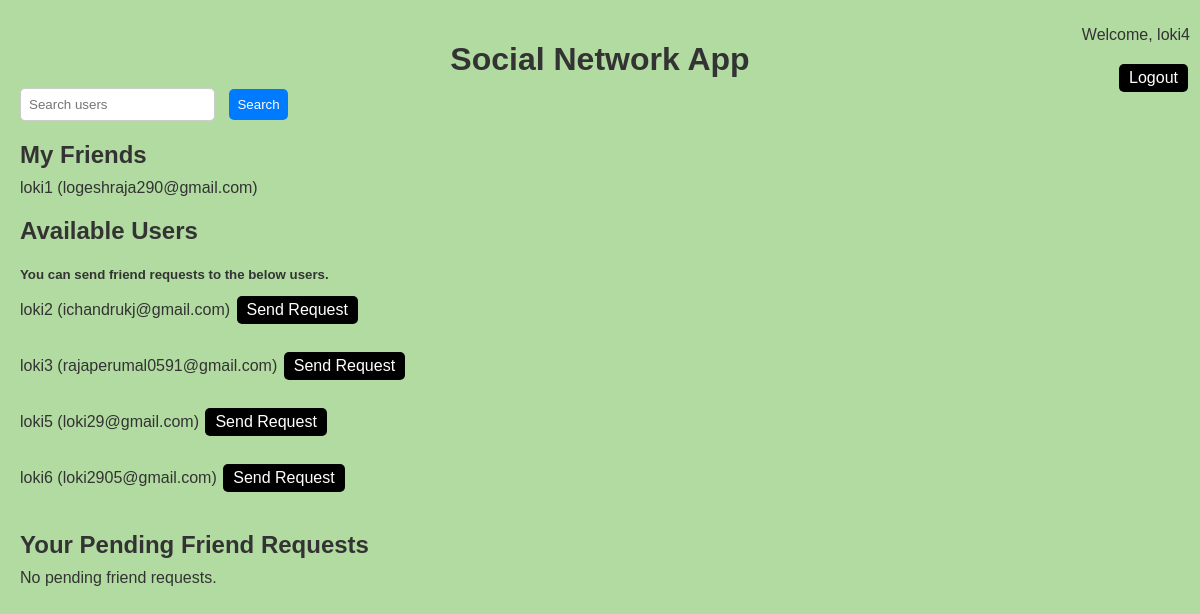
The page /api/friends/ (signed in) on the database its author committed.
### acc/models.py (models this page shows)
class User(AbstractUser):
    email = models.EmailField(unique=True)
    USERNAME_FIELD = 'email'
    REQUIRED_FIELDS = ['username']
    groups = models.ManyToManyField(
        Group,
        related_name='custom_user_set',
        blank=True,
        help_text='The groups this user belongs to. A user will get all permissions granted to each of their groups.',
        verbose_name='groups',
    )
    user_permissions = models.ManyToManyField(
        Permission,
        related_name='custom_user_set',
        blank=True,
        help_text='Specific permissions for this user.',
        verbose_name='user permissions',
    )

### acc/views.py (the view)
# urls.py: path('friends/', ListFriendsView.as_view(), name='list-friends'),
class ListFriendsView(APIView):
    permission_classes = [permissions.IsAuthenticated]
    def get(self, request, *args, **kwargs):
        user = request.user
        friends = User.objects.filter(
            Q(sent_requests__receiver=user, sent_requests__status='accepted') |
            Q(received_requests__sender=user, received_requests__status='accepted')
        ).distinct()
        search_query = request.GET.get('search', '')
        potential_friends = User.objects.exclude(
            Q(id=user.id) | Q(sent_requests__receiver=user, sent_requests__status='accepted') |
            Q(received_requests__sender=user, received_requests__status='accepted')
        )
        if search_query:
            potential_friends = potential_friends.filter(
                Q(username__icontains=search_query) | Q(email__icontains=search_query)
            )
        pending_requests = FriendRequest.objects.filter(receiver=user, status='pending')
        context = {
            'friends': friends,
            'potential_friends': potential_friends,
            'pending_requests': pending_requests,
            'search_query': search_query,
        }
        return TemplateResponse(request, 'list_friends.html', context)

### templates/list_friends.html (shortened to what this page needs)
<!DOCTYPE html>
<html>
<head>
</head>
<body>
    <div class="top-right">
        {% if user.is_authenticated %}
            <p>Welcome, {{ user.username }}
                <form method="post" action="{% url 'logout' %}">
                    <button class="button" type="submit">Logout</button>
                </form>
            </p>
        {% else %}
            <p><a class="button" href="{% url 'login' %}">Login</a></p>
        {% endif %}
    </div>
    <center><h1>Social Network App</h1></center>
    <form method="get" action="{% url 'list-friends' %}">
        <input type="text" name="search" placeholder="Search users" value="{{ search_query }}">
        <button type="submit">Search</button>
    </form>
    <h2>My Friends</h2>
    <ul>
        {% for friend in friends %}
            <li>{{ friend.username }} ({{ friend.email }})</li>
        {% empty %}
            <li>No friends found.</li>
        {% endfor %}
    </ul>
    <h2>Available Users</h2>
    <h5>You can send friend requests to the below users.</h5>
    <ul>
        {% for user in potential_friends %}
            <li>
                <div class="pending-request">
                    <div class="username-email">
                        {{ user.username }} ({{ user.email }})
                        <form class="friend-request-form" method="post" action="{% url 'send-friend-request' %}">
                            <button type="submit" class="button">Send Request</button>
                        </form>
                    </div>
                </div>
            </li>
        {% empty %}
            <li>No friends found.</li>
        {% endfor %}
    </ul>
    <h2>Your Pending Friend Requests</h2>
    <ul>
        {% for request in pending_requests %}
            <li class="pending-request">
                <div>
                    {{ request.sender.username }} ({{ request.sender.email }})
                </div>
                <div class="request-buttons">
                    <form method="post" action="{% url 'accept-friend-request' %}">
                        {% csrf_token %}
                        <input type="hidden" name="sender_id" value="{{ request.sender.id }}">
                        <button type="submit" class="button">Accept</button>
                    </form>
                    <form method="post" action="{% url 'reject-friend-request' %}">
                        {% csrf_token %}
                        <input type="hidden" name="sender_id" value="{{ request.sender.id }}">
                        <button type="submit" class="button">Reject</button>
                    </form>
                </div>
            </li>
        {% empty %}
            <li>No pending friend requests.</li>
        {% endfor %}
    </ul>
</body>
</html>

### templates/list_friends.html (style rules this page uses)
body { font-family: Calibri, sans-serif; background-color: #b2dba1; color: #333; margin: 10px; padding: 10px; }
h1, h2, h5 { margin-bottom: 10px; }
ul { list-style-type: none; margin: 0; padding: 0; }
li { margin-bottom: 5px; }
form { margin-bottom: 15px; }
input[type="text"], button { padding: 8px; border-radius: 5px; border: 1px solid #ccc; margin-right: 10px; }
button { cursor: pointer; background-color: #007bff; color: #fff; border: none; }
.top-right { position: absolute; top: 10px; right: 10px; text-align: right; }
.friend-request-form { display: inline-block; vertical-align: center; }
.pending-request { display: flex; align-items: center; }
.username-email { flex: 1; }
.button { padding: 5px 10px; border-radius: 5px; background-color: black; color: white; border: none; text-align: center; text-decoration: none; display: inline-block; font-size: 16px; margin: 4px 2px; cursor: pointer; transition-duration: 0.4s; }

### rows shown on the page
User: username "loki4"
User: username "loki1", email "logeshraja290@gmail.com"
User: username "loki2", email "ichandrukj@gmail.com"
User: username "loki3", email "rajaperumal0591@gmail.com"
User: username "loki5", email "loki29@gmail.com"
User: username "loki6", email "loki2905@gmail.com"
